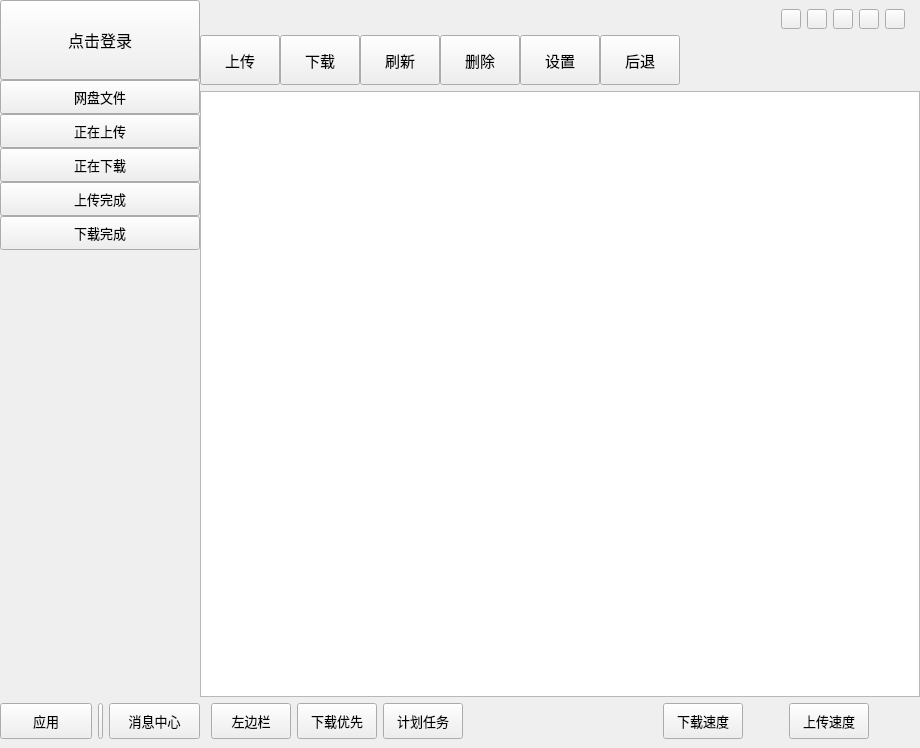
<?xml version="1.0" encoding="UTF-8"?>
<ui version="4.0">
 <class>MainWgt</class>
 <widget class="QWidget" name="MainWgt">
  <property name="geometry">
   <rect>
    <x>0</x>
    <y>0</y>
    <width>920</width>
    <height>748</height>
   </rect>
  </property>
  <property name="windowTitle">
   <string>MainWgt</string>
  </property>
  <layout class="QHBoxLayout" name="horizontalLayout_5">
   <property name="spacing">
    <number>0</number>
   </property>
   <property name="leftMargin">
    <number>0</number>
   </property>
   <property name="topMargin">
    <number>0</number>
   </property>
   <property name="rightMargin">
    <number>0</number>
   </property>
   <property name="bottomMargin">
    <number>0</number>
   </property>
   <item>
    <widget class="QWidget" name="m_pLeftWgt" native="true">
     <property name="styleSheet">
      <string notr="true"/>
     </property>
     <layout class="QVBoxLayout" name="verticalLayout_4">
      <property name="spacing">
       <number>0</number>
      </property>
      <property name="leftMargin">
       <number>0</number>
      </property>
      <property name="topMargin">
       <number>0</number>
      </property>
      <property name="rightMargin">
       <number>0</number>
      </property>
      <property name="bottomMargin">
       <number>0</number>
      </property>
      <item>
       <widget class="QPushButton" name="m_pLoginBtn">
        <property name="sizePolicy">
         <sizepolicy hsizetype="Minimum" vsizetype="Fixed">
          <horstretch>0</horstretch>
          <verstretch>0</verstretch>
         </sizepolicy>
        </property>
        <property name="minimumSize">
         <size>
          <width>200</width>
          <height>80</height>
         </size>
        </property>
        <property name="font">
         <font>
          <family>微软雅黑</family>
          <pointsize>12</pointsize>
         </font>
        </property>
        <property name="text">
         <string>点击登录</string>
        </property>
        <property name="icon">
         <iconset resource="qres.qrc">
          <normaloff>:/Data/Image/login.png</normaloff>:/Data/Image/login.png</iconset>
        </property>
        <property name="iconSize">
         <size>
          <width>40</width>
          <height>40</height>
         </size>
        </property>
        <property name="flat">
         <bool>false</bool>
        </property>
       </widget>
      </item>
      <item>
       <widget class="QPushButton" name="m_pCloudDiskBtn">
        <property name="minimumSize">
         <size>
          <width>0</width>
          <height>34</height>
         </size>
        </property>
        <property name="font">
         <font>
          <family>微软雅黑</family>
          <pointsize>10</pointsize>
          <weight>50</weight>
          <bold>false</bold>
         </font>
        </property>
        <property name="mouseTracking">
         <bool>true</bool>
        </property>
        <property name="acceptDrops">
         <bool>false</bool>
        </property>
        <property name="autoFillBackground">
         <bool>false</bool>
        </property>
        <property name="text">
         <string>网盘文件</string>
        </property>
        <property name="icon">
         <iconset resource="qres.qrc">
          <normaloff>:/Data/Image/disk_1.png</normaloff>
          <activeoff>:/Data/Image/disk_3.png</activeoff>:/Data/Image/disk_1.png</iconset>
        </property>
        <property name="iconSize">
         <size>
          <width>30</width>
          <height>30</height>
         </size>
        </property>
        <property name="checkable">
         <bool>true</bool>
        </property>
        <property name="checked">
         <bool>false</bool>
        </property>
        <property name="autoRepeat">
         <bool>false</bool>
        </property>
        <property name="autoExclusive">
         <bool>true</bool>
        </property>
        <property name="autoDefault">
         <bool>false</bool>
        </property>
        <property name="default">
         <bool>false</bool>
        </property>
        <property name="flat">
         <bool>false</bool>
        </property>
       </widget>
      </item>
      <item>
       <widget class="QPushButton" name="m_pUpingBtn">
        <property name="minimumSize">
         <size>
          <width>0</width>
          <height>34</height>
         </size>
        </property>
        <property name="font">
         <font>
          <family>微软雅黑</family>
          <pointsize>10</pointsize>
         </font>
        </property>
        <property name="mouseTracking">
         <bool>true</bool>
        </property>
        <property name="text">
         <string>正在上传</string>
        </property>
        <property name="icon">
         <iconset resource="qres.qrc">
          <normaloff>:/Data/Image/uping_1.png</normaloff>
          <activeoff>:/Data/Image/uping_3.png</activeoff>:/Data/Image/uping_1.png</iconset>
        </property>
        <property name="iconSize">
         <size>
          <width>30</width>
          <height>30</height>
         </size>
        </property>
        <property name="checkable">
         <bool>true</bool>
        </property>
       </widget>
      </item>
      <item>
       <widget class="QPushButton" name="m_pDownloadingBtn">
        <property name="minimumSize">
         <size>
          <width>0</width>
          <height>34</height>
         </size>
        </property>
        <property name="font">
         <font>
          <family>微软雅黑</family>
          <pointsize>10</pointsize>
         </font>
        </property>
        <property name="mouseTracking">
         <bool>true</bool>
        </property>
        <property name="text">
         <string>正在下载</string>
        </property>
        <property name="icon">
         <iconset resource="qres.qrc">
          <normaloff>:/Data/Image/downing_1.png</normaloff>
          <activeoff>:/Data/Image/downing_3.png</activeoff>:/Data/Image/downing_1.png</iconset>
        </property>
        <property name="iconSize">
         <size>
          <width>30</width>
          <height>30</height>
         </size>
        </property>
        <property name="checkable">
         <bool>true</bool>
        </property>
       </widget>
      </item>
      <item>
       <widget class="QPushButton" name="m_pUpSuccessBtn">
        <property name="minimumSize">
         <size>
          <width>0</width>
          <height>34</height>
         </size>
        </property>
        <property name="font">
         <font>
          <family>微软雅黑</family>
          <pointsize>10</pointsize>
         </font>
        </property>
        <property name="mouseTracking">
         <bool>true</bool>
        </property>
        <property name="styleSheet">
         <string notr="true"/>
        </property>
        <property name="text">
         <string>上传完成</string>
        </property>
        <property name="icon">
         <iconset resource="qres.qrc">
          <normaloff>:/Data/Image/done_1.png</normaloff>
          <activeoff>:/Data/Image/done_3.png</activeoff>:/Data/Image/done_1.png</iconset>
        </property>
        <property name="iconSize">
         <size>
          <width>30</width>
          <height>30</height>
         </size>
        </property>
        <property name="checkable">
         <bool>true</bool>
        </property>
       </widget>
      </item>
      <item>
       <widget class="QPushButton" name="m_pDownSuccessBtn">
        <property name="minimumSize">
         <size>
          <width>0</width>
          <height>34</height>
         </size>
        </property>
        <property name="font">
         <font>
          <family>微软雅黑</family>
          <pointsize>10</pointsize>
         </font>
        </property>
        <property name="mouseTracking">
         <bool>true</bool>
        </property>
        <property name="text">
         <string>下载完成</string>
        </property>
        <property name="icon">
         <iconset resource="qres.qrc">
          <normaloff>:/Data/Image/done_1.png</normaloff>
          <activeoff>:/Data/Image/done_3.png</activeoff>:/Data/Image/done_1.png</iconset>
        </property>
        <property name="iconSize">
         <size>
          <width>30</width>
          <height>30</height>
         </size>
        </property>
        <property name="checkable">
         <bool>true</bool>
        </property>
        <property name="checked">
         <bool>false</bool>
        </property>
        <property name="flat">
         <bool>false</bool>
        </property>
       </widget>
      </item>
      <item>
       <spacer name="verticalSpacer_9">
        <property name="orientation">
         <enum>Qt::Vertical</enum>
        </property>
        <property name="sizeHint" stdset="0">
         <size>
          <width>20</width>
          <height>40</height>
         </size>
        </property>
       </spacer>
      </item>
      <item>
       <widget class="QWidget" name="m_pLeftBottomWgt" native="true">
        <layout class="QHBoxLayout" name="horizontalLayout">
         <property name="spacing">
          <number>6</number>
         </property>
         <property name="leftMargin">
          <number>0</number>
         </property>
         <property name="topMargin">
          <number>0</number>
         </property>
         <property name="rightMargin">
          <number>0</number>
         </property>
         <property name="bottomMargin">
          <number>9</number>
         </property>
         <item>
          <widget class="QPushButton" name="m_pApplyBtn">
           <property name="minimumSize">
            <size>
             <width>0</width>
             <height>36</height>
            </size>
           </property>
           <property name="font">
            <font>
             <family>微软雅黑</family>
             <pointsize>10</pointsize>
            </font>
           </property>
           <property name="text">
            <string>应用</string>
           </property>
          </widget>
         </item>
         <item>
          <widget class="QPushButton" name="m_pVDividerBtn">
           <property name="sizePolicy">
            <sizepolicy hsizetype="Fixed" vsizetype="Fixed">
             <horstretch>0</horstretch>
             <verstretch>0</verstretch>
            </sizepolicy>
           </property>
           <property name="minimumSize">
            <size>
             <width>5</width>
             <height>36</height>
            </size>
           </property>
           <property name="maximumSize">
            <size>
             <width>5</width>
             <height>16777215</height>
            </size>
           </property>
           <property name="text">
            <string/>
           </property>
          </widget>
         </item>
         <item>
          <widget class="QPushButton" name="m_pMsgCenterBtn">
           <property name="minimumSize">
            <size>
             <width>0</width>
             <height>36</height>
            </size>
           </property>
           <property name="font">
            <font>
             <family>微软雅黑</family>
             <pointsize>10</pointsize>
            </font>
           </property>
           <property name="text">
            <string>消息中心</string>
           </property>
          </widget>
         </item>
        </layout>
       </widget>
      </item>
     </layout>
    </widget>
   </item>
   <item>
    <widget class="QWidget" name="m_pRightWgt" native="true">
     <layout class="QVBoxLayout" name="verticalLayout_6">
      <property name="leftMargin">
       <number>0</number>
      </property>
      <property name="topMargin">
       <number>0</number>
      </property>
      <property name="rightMargin">
       <number>0</number>
      </property>
      <property name="bottomMargin">
       <number>0</number>
      </property>
      <item>
       <widget class="QWidget" name="m_pTopWgt" native="true">
        <layout class="QHBoxLayout" name="horizontalLayout_4">
         <property name="spacing">
          <number>6</number>
         </property>
         <property name="leftMargin">
          <number>9</number>
         </property>
         <property name="topMargin">
          <number>9</number>
         </property>
         <property name="rightMargin">
          <number>15</number>
         </property>
         <property name="bottomMargin">
          <number>0</number>
         </property>
         <item>
          <spacer name="horizontalSpacer_3">
           <property name="orientation">
            <enum>Qt::Horizontal</enum>
           </property>
           <property name="sizeHint" stdset="0">
            <size>
             <width>198</width>
             <height>20</height>
            </size>
           </property>
          </spacer>
         </item>
         <item>
          <widget class="QPushButton" name="m_pStyleBtn">
           <property name="minimumSize">
            <size>
             <width>20</width>
             <height>20</height>
            </size>
           </property>
           <property name="maximumSize">
            <size>
             <width>20</width>
             <height>20</height>
            </size>
           </property>
           <property name="text">
            <string/>
           </property>
          </widget>
         </item>
         <item>
          <widget class="QPushButton" name="m_pConfigBtn">
           <property name="minimumSize">
            <size>
             <width>20</width>
             <height>20</height>
            </size>
           </property>
           <property name="maximumSize">
            <size>
             <width>20</width>
             <height>20</height>
            </size>
           </property>
           <property name="text">
            <string/>
           </property>
          </widget>
         </item>
         <item>
          <widget class="QPushButton" name="m_pMinBtn">
           <property name="minimumSize">
            <size>
             <width>20</width>
             <height>20</height>
            </size>
           </property>
           <property name="maximumSize">
            <size>
             <width>20</width>
             <height>20</height>
            </size>
           </property>
           <property name="text">
            <string/>
           </property>
          </widget>
         </item>
         <item>
          <widget class="QPushButton" name="m_pMaxBtn">
           <property name="minimumSize">
            <size>
             <width>20</width>
             <height>20</height>
            </size>
           </property>
           <property name="maximumSize">
            <size>
             <width>20</width>
             <height>20</height>
            </size>
           </property>
           <property name="text">
            <string/>
           </property>
          </widget>
         </item>
         <item>
          <widget class="QPushButton" name="m_pCloseBtn">
           <property name="minimumSize">
            <size>
             <width>20</width>
             <height>20</height>
            </size>
           </property>
           <property name="maximumSize">
            <size>
             <width>20</width>
             <height>20</height>
            </size>
           </property>
           <property name="text">
            <string/>
           </property>
          </widget>
         </item>
        </layout>
       </widget>
      </item>
      <item>
       <widget class="QWidget" name="m_pMidWgt" native="true">
        <layout class="QHBoxLayout" name="horizontalLayout_3">
         <property name="spacing">
          <number>0</number>
         </property>
         <property name="leftMargin">
          <number>0</number>
         </property>
         <property name="topMargin">
          <number>0</number>
         </property>
         <property name="rightMargin">
          <number>0</number>
         </property>
         <property name="bottomMargin">
          <number>0</number>
         </property>
         <item>
          <widget class="QPushButton" name="m_pUpBtn">
           <property name="enabled">
            <bool>true</bool>
           </property>
           <property name="minimumSize">
            <size>
             <width>80</width>
             <height>50</height>
            </size>
           </property>
           <property name="maximumSize">
            <size>
             <width>80</width>
             <height>50</height>
            </size>
           </property>
           <property name="font">
            <font>
             <family>微软雅黑</family>
             <pointsize>11</pointsize>
            </font>
           </property>
           <property name="mouseTracking">
            <bool>true</bool>
           </property>
           <property name="styleSheet">
            <string notr="true"/>
           </property>
           <property name="text">
            <string>上传</string>
           </property>
           <property name="icon">
            <iconset resource="qres.qrc">
             <normaloff>:/Data/Image/up_1.png</normaloff>
             <activeoff>:/Data/Image/up_3.png</activeoff>:/Data/Image/up_1.png</iconset>
           </property>
           <property name="iconSize">
            <size>
             <width>70</width>
             <height>50</height>
            </size>
           </property>
          </widget>
         </item>
         <item>
          <widget class="QPushButton" name="m_pDownloadBtn">
           <property name="minimumSize">
            <size>
             <width>80</width>
             <height>50</height>
            </size>
           </property>
           <property name="maximumSize">
            <size>
             <width>80</width>
             <height>50</height>
            </size>
           </property>
           <property name="font">
            <font>
             <family>微软雅黑</family>
             <pointsize>11</pointsize>
             <weight>50</weight>
             <italic>false</italic>
             <bold>false</bold>
            </font>
           </property>
           <property name="mouseTracking">
            <bool>true</bool>
           </property>
           <property name="text">
            <string>下载</string>
           </property>
           <property name="icon">
            <iconset resource="qres.qrc">
             <normaloff>:/Data/Image/down_1.png</normaloff>
             <activeoff>:/Data/Image/down_3.png</activeoff>:/Data/Image/down_1.png</iconset>
           </property>
           <property name="iconSize">
            <size>
             <width>70</width>
             <height>50</height>
            </size>
           </property>
          </widget>
         </item>
         <item>
          <widget class="QPushButton" name="m_pReflashBtn">
           <property name="minimumSize">
            <size>
             <width>80</width>
             <height>50</height>
            </size>
           </property>
           <property name="maximumSize">
            <size>
             <width>80</width>
             <height>50</height>
            </size>
           </property>
           <property name="font">
            <font>
             <family>微软雅黑</family>
             <pointsize>11</pointsize>
             <weight>50</weight>
             <italic>false</italic>
             <bold>false</bold>
            </font>
           </property>
           <property name="text">
            <string>刷新</string>
           </property>
           <property name="icon">
            <iconset resource="qres.qrc">
             <normaloff>:/Data/Image/update_1.png</normaloff>
             <activeoff>:/Data/Image/update_3.png</activeoff>:/Data/Image/update_1.png</iconset>
           </property>
           <property name="iconSize">
            <size>
             <width>70</width>
             <height>50</height>
            </size>
           </property>
          </widget>
         </item>
         <item>
          <widget class="QPushButton" name="m_pDeleteBtn">
           <property name="minimumSize">
            <size>
             <width>80</width>
             <height>50</height>
            </size>
           </property>
           <property name="maximumSize">
            <size>
             <width>80</width>
             <height>50</height>
            </size>
           </property>
           <property name="font">
            <font>
             <family>微软雅黑</family>
             <pointsize>11</pointsize>
            </font>
           </property>
           <property name="text">
            <string>删除</string>
           </property>
           <property name="icon">
            <iconset resource="qres.qrc">
             <normaloff>:/Data/Image/delete_1.png</normaloff>
             <activeoff>:/Data/Image/delete_3.png</activeoff>:/Data/Image/delete_1.png</iconset>
           </property>
           <property name="iconSize">
            <size>
             <width>40</width>
             <height>25</height>
            </size>
           </property>
          </widget>
         </item>
         <item>
          <widget class="QPushButton" name="m_pSettingBtn">
           <property name="minimumSize">
            <size>
             <width>80</width>
             <height>50</height>
            </size>
           </property>
           <property name="maximumSize">
            <size>
             <width>80</width>
             <height>50</height>
            </size>
           </property>
           <property name="font">
            <font>
             <family>微软雅黑</family>
             <pointsize>11</pointsize>
            </font>
           </property>
           <property name="text">
            <string>设置</string>
           </property>
           <property name="icon">
            <iconset resource="qres.qrc">
             <normaloff>:/Data/Image/setting_1.png</normaloff>
             <activeoff>:/Data/Image/setting_3.png</activeoff>:/Data/Image/setting_1.png</iconset>
           </property>
           <property name="iconSize">
            <size>
             <width>70</width>
             <height>50</height>
            </size>
           </property>
          </widget>
         </item>
         <item>
          <widget class="QPushButton" name="m_pBackBtn">
           <property name="minimumSize">
            <size>
             <width>80</width>
             <height>50</height>
            </size>
           </property>
           <property name="maximumSize">
            <size>
             <width>80</width>
             <height>50</height>
            </size>
           </property>
           <property name="font">
            <font>
             <family>微软雅黑</family>
             <pointsize>11</pointsize>
            </font>
           </property>
           <property name="text">
            <string>后退</string>
           </property>
           <property name="icon">
            <iconset resource="qres.qrc">
             <normaloff>:/Data/Image/backto_1.png</normaloff>
             <activeoff>:/Data/Image/backto_3.png</activeoff>:/Data/Image/backto_1.png</iconset>
           </property>
           <property name="iconSize">
            <size>
             <width>70</width>
             <height>50</height>
            </size>
           </property>
          </widget>
         </item>
         <item>
          <spacer name="horizontalSpacer_4">
           <property name="orientation">
            <enum>Qt::Horizontal</enum>
           </property>
           <property name="sizeHint" stdset="0">
            <size>
             <width>40</width>
             <height>20</height>
            </size>
           </property>
          </spacer>
         </item>
        </layout>
       </widget>
      </item>
      <item>
       <widget class="QWidget" name="m_pOutPutWgt" native="true">
        <layout class="QVBoxLayout" name="verticalLayout_3">
         <property name="leftMargin">
          <number>0</number>
         </property>
         <property name="topMargin">
          <number>0</number>
         </property>
         <property name="rightMargin">
          <number>0</number>
         </property>
         <property name="bottomMargin">
          <number>0</number>
         </property>
         <item>
          <widget class="QTreeWidget" name="m_pPutTreeWgt">
           <property name="verticalScrollBarPolicy">
            <enum>Qt::ScrollBarAsNeeded</enum>
           </property>
           <property name="horizontalScrollBarPolicy">
            <enum>Qt::ScrollBarAsNeeded</enum>
           </property>
           <attribute name="headerVisible">
            <bool>false</bool>
           </attribute>
           <column>
            <property name="text">
             <string>序号</string>
            </property>
           </column>
           <column>
            <property name="text">
             <string>名称</string>
            </property>
           </column>
           <column>
            <property name="text">
             <string>大小</string>
            </property>
           </column>
           <column>
            <property name="text">
             <string>日期</string>
            </property>
           </column>
           <column>
            <property name="text">
             <string/>
            </property>
           </column>
          </widget>
         </item>
         <item>
          <widget class="QWidget" name="widget" native="true">
           <property name="minimumSize">
            <size>
             <width>0</width>
             <height>0</height>
            </size>
           </property>
           <layout class="QHBoxLayout" name="horizontalLayout_2">
            <property name="topMargin">
             <number>0</number>
            </property>
            <property name="bottomMargin">
             <number>9</number>
            </property>
            <item>
             <widget class="QPushButton" name="m_pLeftColumnBtn">
              <property name="sizePolicy">
               <sizepolicy hsizetype="Fixed" vsizetype="Minimum">
                <horstretch>0</horstretch>
                <verstretch>0</verstretch>
               </sizepolicy>
              </property>
              <property name="minimumSize">
               <size>
                <width>0</width>
                <height>36</height>
               </size>
              </property>
              <property name="font">
               <font>
                <family>微软雅黑</family>
                <pointsize>10</pointsize>
               </font>
              </property>
              <property name="text">
               <string>左边栏</string>
              </property>
             </widget>
            </item>
            <item>
             <widget class="QPushButton" name="m_pDownloadPriotyBtn">
              <property name="sizePolicy">
               <sizepolicy hsizetype="Fixed" vsizetype="Minimum">
                <horstretch>0</horstretch>
                <verstretch>0</verstretch>
               </sizepolicy>
              </property>
              <property name="minimumSize">
               <size>
                <width>0</width>
                <height>36</height>
               </size>
              </property>
              <property name="font">
               <font>
                <family>微软雅黑</family>
                <pointsize>10</pointsize>
               </font>
              </property>
              <property name="text">
               <string>下载优先</string>
              </property>
             </widget>
            </item>
            <item>
             <widget class="QPushButton" name="m_pScheduleTaskBtn">
              <property name="sizePolicy">
               <sizepolicy hsizetype="Fixed" vsizetype="Minimum">
                <horstretch>0</horstretch>
                <verstretch>0</verstretch>
               </sizepolicy>
              </property>
              <property name="minimumSize">
               <size>
                <width>0</width>
                <height>36</height>
               </size>
              </property>
              <property name="font">
               <font>
                <family>微软雅黑</family>
                <pointsize>10</pointsize>
               </font>
              </property>
              <property name="text">
               <string>计划任务</string>
              </property>
             </widget>
            </item>
            <item>
             <spacer name="horizontalSpacer">
              <property name="orientation">
               <enum>Qt::Horizontal</enum>
              </property>
              <property name="sizeHint" stdset="0">
               <size>
                <width>40</width>
                <height>20</height>
               </size>
              </property>
             </spacer>
            </item>
            <item>
             <widget class="QPushButton" name="m_pDownloadSpeadBtn">
              <property name="sizePolicy">
               <sizepolicy hsizetype="Fixed" vsizetype="Minimum">
                <horstretch>0</horstretch>
                <verstretch>0</verstretch>
               </sizepolicy>
              </property>
              <property name="minimumSize">
               <size>
                <width>0</width>
                <height>36</height>
               </size>
              </property>
              <property name="font">
               <font>
                <family>微软雅黑</family>
                <pointsize>10</pointsize>
               </font>
              </property>
              <property name="text">
               <string>下载速度</string>
              </property>
             </widget>
            </item>
            <item>
             <spacer name="horizontalSpacer_2">
              <property name="orientation">
               <enum>Qt::Horizontal</enum>
              </property>
              <property name="sizeType">
               <enum>QSizePolicy::Fixed</enum>
              </property>
              <property name="sizeHint" stdset="0">
               <size>
                <width>40</width>
                <height>20</height>
               </size>
              </property>
             </spacer>
            </item>
            <item>
             <widget class="QPushButton" name="m_pUploadSpeadBtn">
              <property name="sizePolicy">
               <sizepolicy hsizetype="Fixed" vsizetype="Minimum">
                <horstretch>0</horstretch>
                <verstretch>0</verstretch>
               </sizepolicy>
              </property>
              <property name="minimumSize">
               <size>
                <width>0</width>
                <height>36</height>
               </size>
              </property>
              <property name="font">
               <font>
                <family>微软雅黑</family>
                <pointsize>10</pointsize>
               </font>
              </property>
              <property name="text">
               <string>上传速度</string>
              </property>
             </widget>
            </item>
            <item>
             <spacer name="horizontalSpacer_5">
              <property name="orientation">
               <enum>Qt::Horizontal</enum>
              </property>
              <property name="sizeType">
               <enum>QSizePolicy::Fixed</enum>
              </property>
              <property name="sizeHint" stdset="0">
               <size>
                <width>40</width>
                <height>20</height>
               </size>
              </property>
             </spacer>
            </item>
           </layout>
          </widget>
         </item>
        </layout>
       </widget>
      </item>
     </layout>
    </widget>
   </item>
  </layout>
 </widget>
 <layoutdefault spacing="6" margin="11"/>
 <resources>
  <include location="qres.qrc"/>
 </resources>
 <connections/>
</ui>
